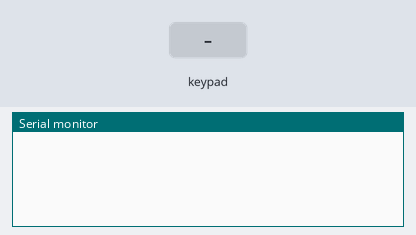
A sketch run on a simulated Arduino Uno, built with avr-gcc and run on an emulated ATmega328P. Parts: the last lines printed to the serial monitor. The test bench sets the inputs (shaded band).

Above: at 1.2 s.
1.3 s: key '1' pressed
At 2.3 s:
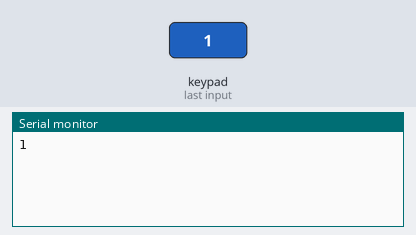
2.8 s: keypad keys 2 3 4 5 # pressed 0.4 s apart
At 5.8 s:
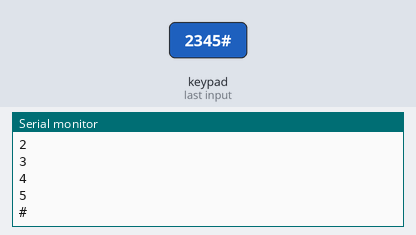
6.3 s: key 'A' pressed
At 7.5 s:
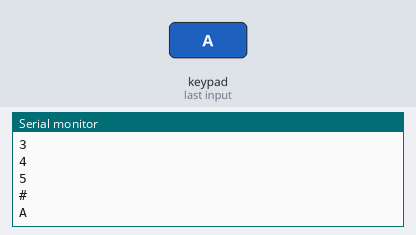
7.8 s: keypad keys 2 3 4 5 * pressed 0.4 s apart
At 9.8 s:
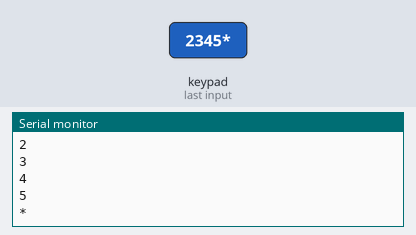
11.3 s: key 'B' pressed
At 12.4 s:
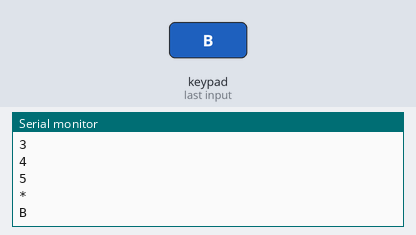
12.8 s: keypad keys 2 3 4 5 D pressed 0.4 s apart
At 15.8 s:
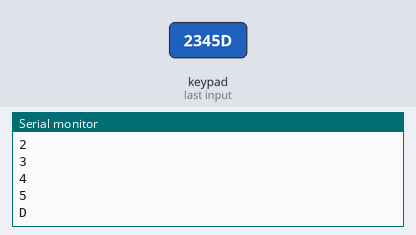
Timing chart, 0 to 17.3 s (numbered marks = the images above; inputs shaded):
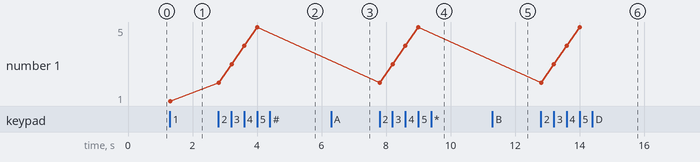

The sketch:

keypad.ino
```cpp
/* @file HelloKeypad.pde
|| @version 1.0
|| @author Alexander Brevig
|| @contact alexanderbrevig@gmail.com
||
|| @description
|| | Demonstrates the simplest use of the matrix Keypad library.
|| #
*/
#include <Keypad.h>

const byte ROWS = 4; //four rows
const byte COLS = 4; //four columns
char keys[ROWS][COLS] = {
  {'1','2','3','A'},
  {'4','5','6','B'},
  {'7','8','9','C'},
  {'*','0','#','D'}
};
byte rowPins[ROWS] = {2, 3, 4, 5}; //connect to the row pinouts of the keypad
byte colPins[COLS] = {6, 7, 8, 9}; //connect to the column pinouts of the keypad

Keypad keypad = Keypad( makeKeymap(keys), rowPins, colPins, ROWS, COLS );

void setup(){

  Serial.begin(9600);
}

void loop(){
  // lcd.setCursor(0, 1);
  // lcd.print("Hello World");
  char key = keypad.getKey();

  if (key){
    Serial.println(key);
    // Serial.println(cursorColumn);
    // lcd.setCursor(cursorColumn, 0); // move cursor to   (cursorColumn, 0)
    // lcd.print(key);                 // print key at (cursorColumn, 0)

    // cursorColumn++;                 // move cursor to next position
    // if(cursorColumn == 16) {        // if reaching limit, clear LCD
    //   lcd.clear();
    //   cursorColumn = 0;
    // }
  }

}
```

Measured:
- after the input at 1.3 s, the serial monitor: prints a new line at once (image 1)
- after the input at 2.8 s, the serial monitor: prints a new line at once (image 2)
- after the input at 6.3 s, the serial monitor: prints a new line at once (image 3)
- after the input at 7.8 s, the serial monitor: prints a new line at once (image 4)
- after the input at 11.3 s, the serial monitor: prints a new line at once (image 5)
- after the input at 12.8 s, the serial monitor: prints a new line at once (image 6)
- plotted number 1: 1 → 5 after the input at 2.8 s
